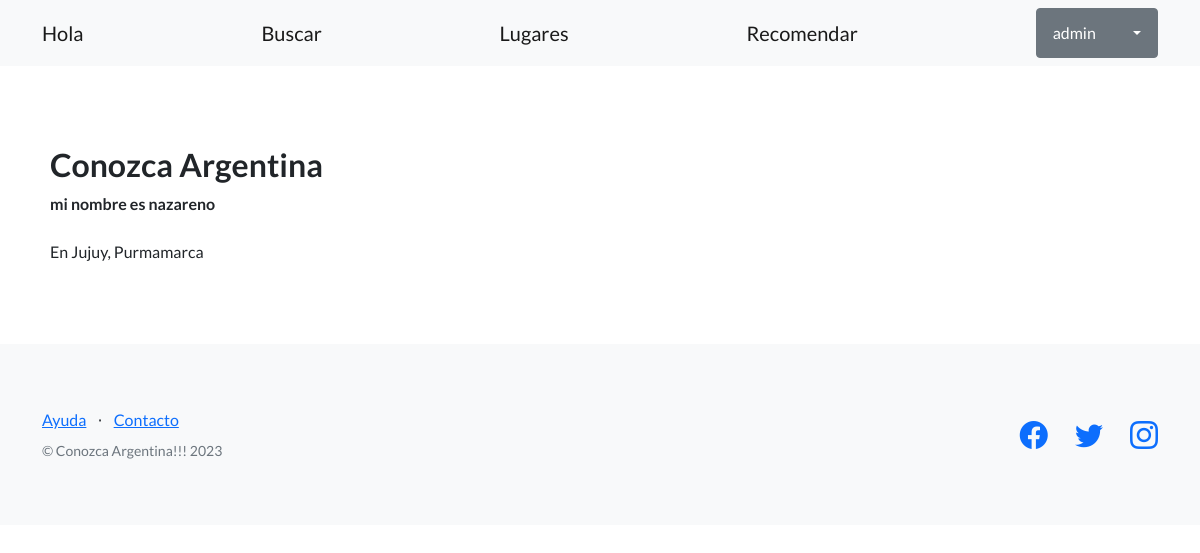
Before: /plataforma/abou_me/ (signed in) with the older database file.
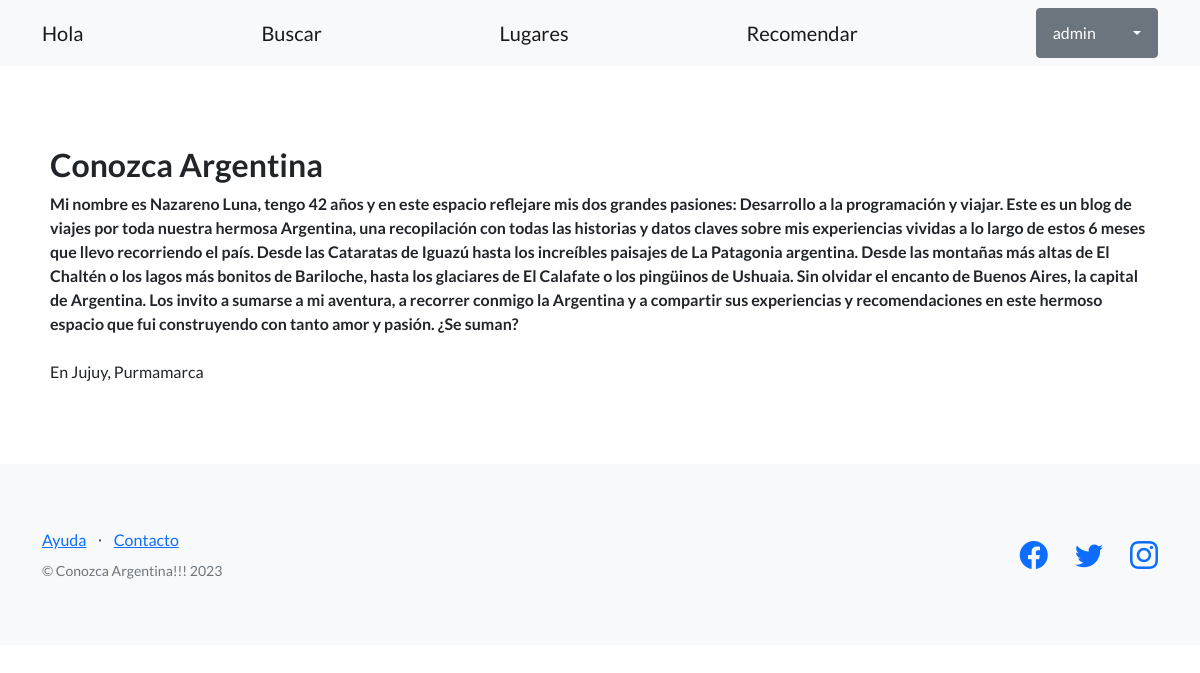
After: the same page with the newer database file.
### viajeros/models.py (models this page shows)
class AboutMe(models.Model):
    titulo = models.CharField(max_length=256)
    mi_blog = models.CharField(max_length=1000)
    imagen = models.ImageField(upload_to="imagenes",null=True,blank=True)

### viajeros/views.py (the view)
# urls.py: path('abou_me/',listar_about_me, name="listar_about_me"),
def listar_about_me(request):
    about = AboutMe.objects.all()
    contexto = {
        'aboutme': about
    }
    return render(
        request=request,
        template_name='viajeros/lista_hola.html',
        context = contexto,
    )

### viajeros/templates/viajeros/lista_hola.html (shortened to what this page needs)
{% extends "viajeros/base.html" %}
{% block contenido %}
{% for about in aboutme %}
  <tbody>
    <h2>{{about.titulo}}</h2>
    <span>
     <b>{{about.mi_blog}}</b>
    </span>
    <br>
    <span>
      <br>
      <h7>En Jujuy, Purmamarca</h7>
    </span>
  </tbody>
{% endfor %}
{% endblock contenido %}

Changed rows visible on the page:
changed AboutMe "Conozca Argentina": mi_blog "mi nombre es nazareno" → "Mi nombre es Nazareno Luna, tengo 42 años y en este espacio reflejare mis dos grandes pasiones: Desarrollo a la programación y viajar. Este es un blog de viajes por toda nuestra hermosa Argentina, una recopilación con todas las historias y datos claves sobre mis experiencias vividas a lo largo de estos 6 meses que llevo recorriendo el país. Desde las Cataratas de Iguazú hasta los increíbles paisajes de La Patagonia argentina. Desde las montañas más altas de El Chaltén o los lagos más bonitos de Bariloche, hasta los glaciares de El Calafate o los pingüinos de Ushuaia. Sin olvidar el encanto de Buenos Aires, la capital de Argentina. Los invito a sumarse a mi aventura, a recorrer conmigo la…"
